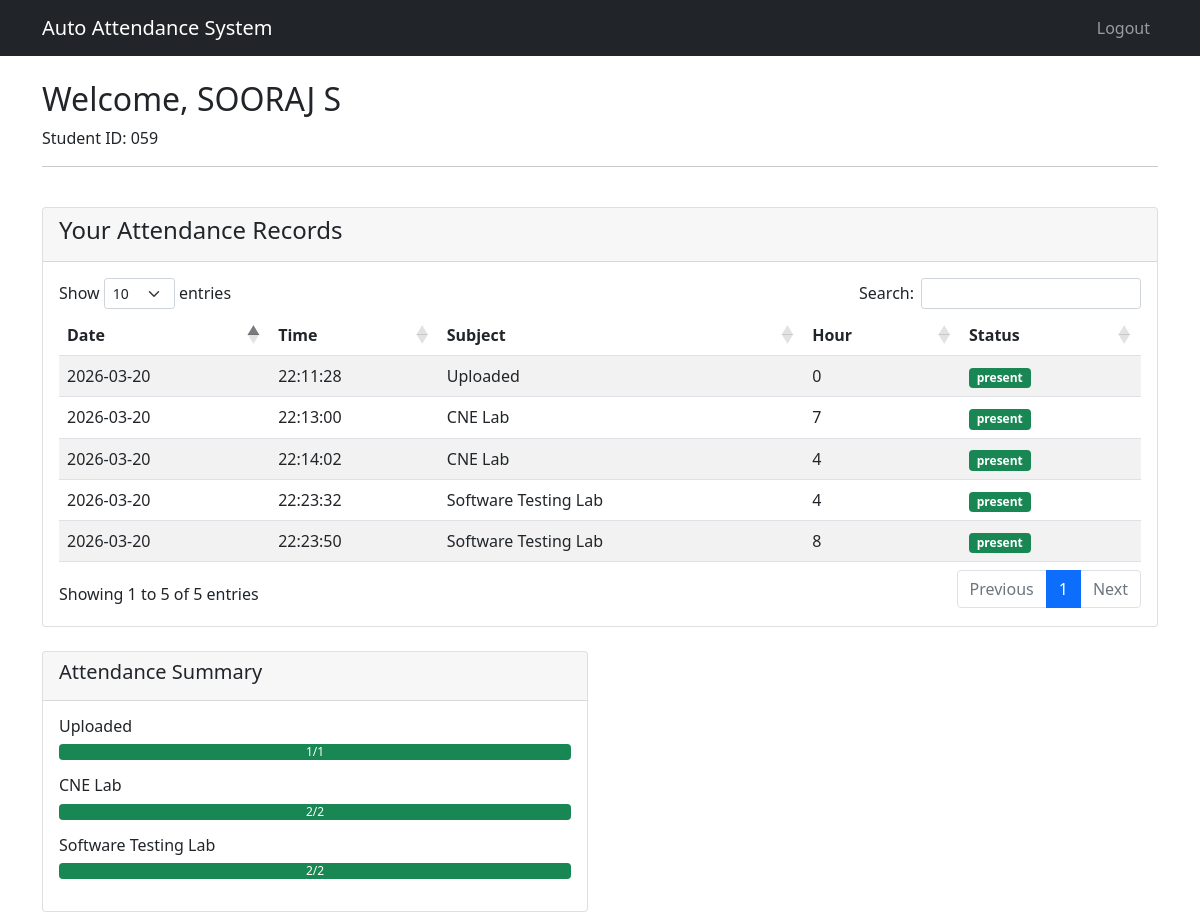
The page /student-dashboard (signed in) on the database its author committed.
### database.py (models this page shows)
class Student(UserMixin, db.Model):
    id = db.Column(db.Integer, primary_key=True)
    student_id = db.Column(db.String(20), unique=True, nullable=False)
    name = db.Column(db.String(100), nullable=False)
    email = db.Column(db.String(120), unique=True, nullable=False)
    password = db.Column(db.String(120), nullable=False)
    face_encoding = db.Column(db.Text, nullable=True)
    photo_path = db.Column(db.String(200), nullable=True)
    registered = db.Column(db.Boolean, default=False)

class Attendance(db.Model):
    id = db.Column(db.Integer, primary_key=True)
    student_id = db.Column(db.String(20), db.ForeignKey('student.student_id'), nullable=False)
    student_name = db.Column(db.String(100), nullable=False)
    subject = db.Column(db.String(50), nullable=False)
    date = db.Column(db.Date, nullable=False, default=datetime.utcnow().date)
    time = db.Column(db.Time, nullable=False, default=datetime.utcnow().time)
    hour = db.Column(db.Integer, nullable=False)
    status = db.Column(db.String(20), default='present')

### app.py (the view)
@app.route('/student-dashboard')
@login_required
def student_dashboard():
    attendance = Attendance.query.filter_by(student_id=current_user.student_id).all()
    return render_template("student_dashboard.html", attendance=attendance)

### app.py (called while the page is built)
@login_manager.user_loader
def load_user(user_id):
    if session.get("user_type") == "admin":
        return Admin.query.get(int(user_id))
    elif session.get("user_type") == "student":
        return Student.query.get(int(user_id))
    return None

### templates/student_dashboard.html (shortened to what this page needs)
<!DOCTYPE html>
<html lang="en">
<head>
    <link href="https://cdn.jsdelivr.net/npm/bootstrap@5.1.3/dist/css/bootstrap.min.css" rel="stylesheet">
    <link rel="stylesheet" href="https://cdn.datatables.net/1.11.5/css/dataTables.bootstrap5.min.css">
</head>
<body>
    <nav class="navbar navbar-expand-lg navbar-dark bg-dark">
        <div class="container">
            <a class="navbar-brand" href="#">Auto Attendance System</a>
            <div class="navbar-nav ms-auto">
                <a class="nav-link" href="{{ url_for('logout') }}">Logout</a>
            </div>
        </div>
    </nav>
    <div class="container mt-4">
        <div class="row">
            <div class="col-md-12">
                <h2>Welcome, {{ current_user.name }}</h2>
                <p>Student ID: {{ current_user.student_id }}</p>
                <hr>
            </div>
        </div>
        <div class="row mt-4">
            <div class="col-md-12">
                <div class="card">
                    <div class="card-header">
                        <h4>Your Attendance Records</h4>
                    </div>
                    <div class="card-body">
                        <table class="table table-striped" id="attendanceTable">
                            <thead>
                                <tr>
                                    <th>Date</th>
                                    <th>Time</th>
                                    <th>Subject</th>
                                    <th>Hour</th>
                                    <th>Status</th>
                                </tr>
                            </thead>
                            <tbody>
                                {% for record in attendance %}
                                <tr>
                                    <td>{{ record.date.strftime('%Y-%m-%d') }}</td>
                                    <td>{{ record.time.strftime('%H:%M:%S') }}</td>
                                    <td>{{ record.subject }}</td>
                                    <td>{{ record.hour }}</td>
                                    <td>
                                        <span class="badge {% if record.status == 'present' %}bg-success{% elif record.status == 'late' %}bg-warning{% else %}bg-danger{% endif %}">
                                            {{ record.status }}
                                        </span>
                                    </td>
                                </tr>
                                {% endfor %}
                            </tbody>
                        </table>
                    </div>
                </div>
            </div>
        </div>
        <div class="row mt-4">
            <div class="col-md-6">
                <div class="card">
                    <div class="card-header">
                        <h5>Attendance Summary</h5>
                    </div>
                    <div class="card-body">
                        {% set subjects = {} %}
                        {% for subject, stats in subjects.items() %}
                        <div class="mb-3">
                            <h6>{{ subject }}</h6>
                            <div class="progress">
                                <div class="progress-bar bg-success" role="progressbar"
                                     style="width: {{ (stats.present / stats.total * 100) if stats.total > 0 else 0 }}%">
                                    {{ stats.present }}/{{ stats.total }}
                                </div>
                            </div>
                        </div>
                        {% endfor %}
                    </div>
                </div>
            </div>
        </div>
    </div>
</body>
</html>

### rows shown on the page
Student: name "SOORAJ S", student_id "059"
Attendance: date "2026-03-20", time "22:11:28", subject "Uploaded", hour "0", status "present", {{ (stats.present / stats.total * 100) if stats.total > 0 else 0 }} 100.0 (drawn), present "1", total "1"
Attendance: date "2026-03-20", time "22:13:00", subject "CNE Lab", hour "7", status "present", {{ (stats.present / stats.total * 100) if stats.total > 0 else 0 }} 100.0 (drawn), present "2", total "2"
Attendance: date "2026-03-20", time "22:14:02", subject "CNE Lab", hour "4", status "present"
Attendance: date "2026-03-20", time "22:23:32", subject "Software Testing Lab", hour "4", status "present", {{ (stats.present / stats.total * 100) if stats.total > 0 else 0 }} 100.0 (drawn), present "2", total "2"
Attendance: date "2026-03-20", time "22:23:50", subject "Software Testing Lab", hour "8", status "present"
